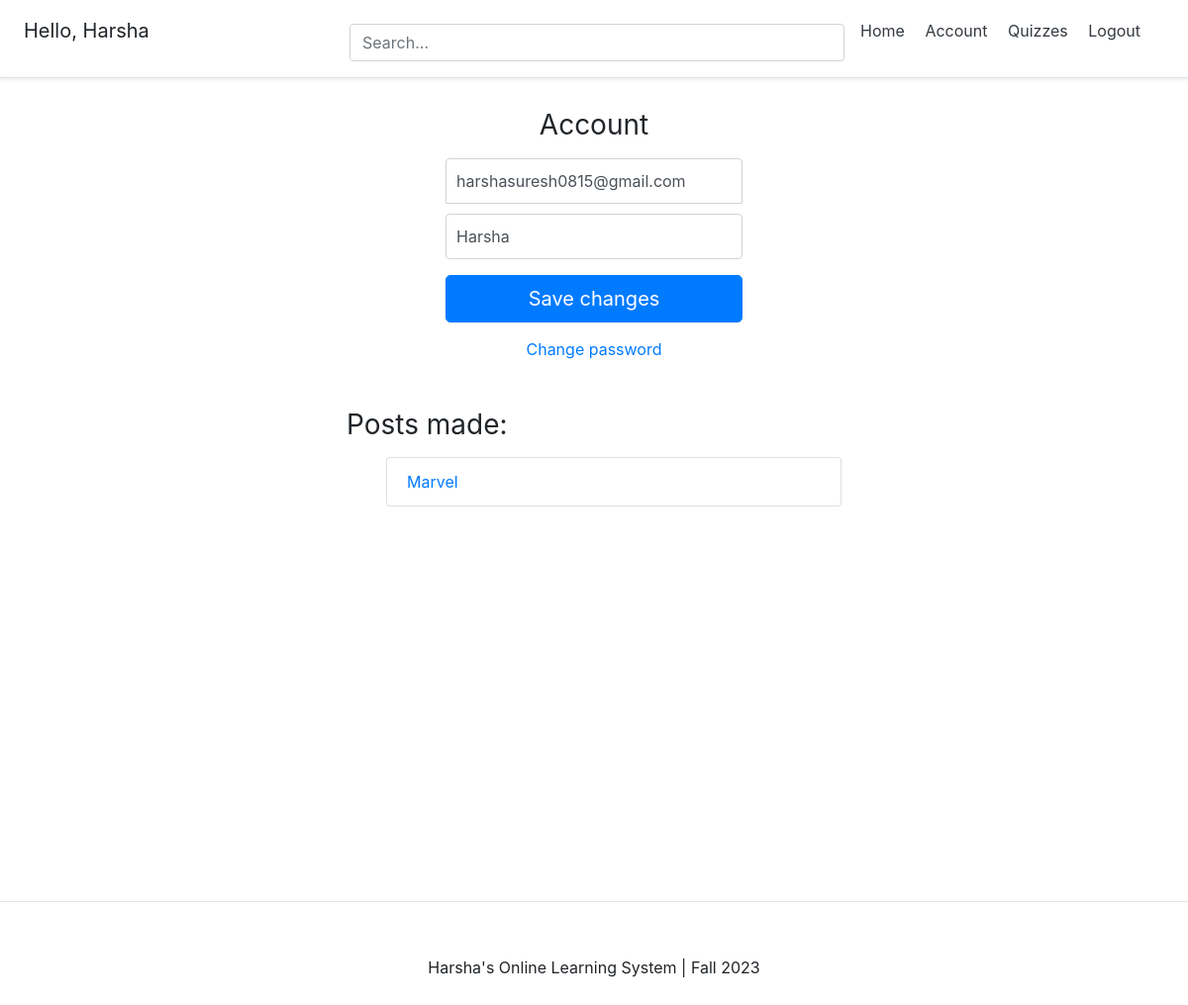
The page /account/ (signed in) on the database its author committed.
### account/models.py (models this page shows, shortened)
class Account(AbstractBaseUser):
	email 					= models.EmailField(verbose_name="email", max_length=60, unique=True)
	username 				= models.CharField(max_length=30, unique=True)
	date_joined				= models.DateTimeField(verbose_name='date joined', auto_now_add=True)
	last_login				= models.DateTimeField(verbose_name='last login', auto_now=True)
	is_admin				= models.BooleanField(default=False)
	is_active				= models.BooleanField(default=True)
	is_staff				= models.BooleanField(default=False)
	is_superuser			= models.BooleanField(default=False)
	is_teacher = models.BooleanField(default=False)
	USERNAME_FIELD = 'email'
	REQUIRED_FIELDS = ['username',]
	objects = MyAccountManager()

### blog/models.py (models this page shows)
class BlogPost(models.Model):
	title = models.CharField(max_length=50, null=False, blank=False)
	body = models.TextField(max_length=500, null=False, blank=False)
	image = models.ImageField(upload_to=upload_location, null=True, blank=True)
	date_published = models.DateTimeField(auto_now_add=True, verbose_name="date published")
	date_updated = models.DateTimeField(auto_now=True, verbose_name="date updated")
	author = models.ForeignKey(settings.AUTH_USER_MODEL, on_delete=models.CASCADE)
	slug = models.SlugField(blank=True, unique=True)
	tags = models.TextField(null=True, blank=True)
	def __str__(self):
		return self.title

### account/views.py (the view)
# urls.py: path('account/', account_view, name="account"),
def account_view(request):
	if not request.user.is_authenticated:
		return redirect("login")
	context = {}
	if request.POST:
		form = AccountUpdateForm(request.POST, instance=request.user)
		if form.is_valid():
			form.initial = {
					"email" : request.POST['email'],
					"username" : request.POST['username'],
			}
			form.save()
			context['success_message'] = "Updated"
	else:
		form = AccountUpdateForm(
				initial= {
					"email": request.user.email,
					"username": request.user.username,
				}
			)
	context['account_form'] = form
	blog_posts = BlogPost.objects.filter(author=request.user)
	context['blog_posts'] = blog_posts
	return render(request, 'account/account.html', context)

### account/forms.py (shortened to what this page needs)
class AccountUpdateForm(forms.ModelForm):
	class Meta:
		model = Account
		fields = ('email', 'username')

### account/templates/account/account.html (shortened to what this page needs)
{% extends 'base.html' %}
{% block content %}
<form class="form-signin" method="post">{% csrf_token %}
  <h1 class="h3 mb-3 font-weight-normal">Account</h1>
  <input type="email" name="email" id="inputEmail" class="form-control" placeholder="Email address" required autofocus value={{account_form.initial.email}}>
  <input type="text" name="username" id="inputUsername" class="form-control" placeholder="Username" required value="{{account_form.initial.username}}">
  <button class="btn btn-lg btn-primary btn-block" type="submit">Save changes</button>
</form>
<div class="d-flex flex-column">
	<a class="m-auto" href="{% url 'password_change' %}">Change password</a>
</div>
<div class="container mt-4 p-4">
  <div class="row">
    <div class="blog-posts">
      <h3 class="mb-3 font-weight-normal">Posts made:</h3>
      {% if blog_posts %}
        <ul>
        {% for post in blog_posts %}
          <a href="{% url 'blog:detail' post.slug %}" style="text-decoration: none;"><li class="list-group-item">{{post}}</li></a>
        {% endfor %}
        </ul>
      {% else %}
        <p>You have no blog posts. Create a post <a href="{% url 'blog:create' %}">here</a>.</p>
      {% endif %}
    </div>
  </div>
</div>
{% endblock content %}

### templates/snippets/header.html (shortened to what this page needs)
<link rel="stylesheet" href="https://cdn.jsdelivr.net/npm/bootstrap@4.4.1/dist/css/bootstrap.min.css">
<div class="d-flex flex-column flex-md-row align-items-center p-3 px-md-4 mb-3 bg-white border-bottom shadow-sm">
  <h5 class="my-0 mr-md-auto font-weight-normal">
  	{% if request.user.is_authenticated %}
  	<p>Hello, {{request.user.username}}</p>
  	{% endif %}
  </h5>
  <div class="search-bar mt-sm-2 mr-2">
  	<form method="get">
  		<input type="text" class="form-control" name="q" id="id_q" placeholder="Search...">
  	</form>
  </div>
  <nav class="my-2 my-md-0 mr-md-3">
  	{% if request.user.is_authenticated %}
  		<a class="p-2 text-dark" href="{% url 'home' %}">Home</a>
		<a class="p-2 text-dark" href="{% url 'account' %}">Account</a>
		<a class="p-2 text-dark" href="{% url 'quizzes:quiz_list' %}">Quizzes</a>
		<a class="p-2 text-dark" href="{% url 'logout' %}">Logout</a></p>
  	{% else %}
  		<a class="p-2 text-dark" href="{% url 'home' %}">Home</a>
  		<a class="p-2 text-dark" href="{% url 'login' %}">Login</a>
		<a class="btn btn-outline-primary" href="{% url 'register' %}">Register</a>
  	{% endif %}
  </nav>
</div>

### templates/snippets/header.html (style rules this page uses)
@media (min-width: 768px) { html { font-size: 16px; } }
.container { max-width: 960px; }
.search-bar { max-width: 500px; width: 100%; }
form { width: 100%; }

### templates/snippets/base_css.html (style rules this page uses)
body { background-color: #FFFFFF; }

### account/templates/account/account.html (style rules this page uses)
.form-signin { width: 100%; max-width: 330px; padding: 15px; margin: auto; }
.form-signin .form-control { position: relative; box-sizing: border-box; height: auto; padding: 10px; font-size: 16px; }
.form-signin input[type="email"] { margin-bottom: 10px; border-bottom-right-radius: 0; border-bottom-left-radius: 0; }
.h3 { text-align: center; }
.blog-posts { max-width: 500px; width: 100%; margin: auto; }

### rows shown on the page
Account: user.username "Harsha", email "harshasuresh0815@gmail.com", username "Harsha"
BlogPost: title "Marvel"
